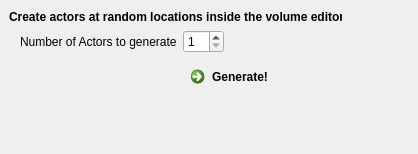
<?xml version="1.0" encoding="UTF-8"?>
<ui version="4.0">
 <class>RandomActorGenerator</class>
 <widget class="QDockWidget" name="RandomActorGenerator">
  <property name="geometry">
   <rect>
    <x>0</x>
    <y>0</y>
    <width>418</width>
    <height>154</height>
   </rect>
  </property>
  <property name="minimumSize">
   <size>
    <width>418</width>
    <height>137</height>
   </size>
  </property>
  <property name="windowTitle">
   <string>Random Actor Generator</string>
  </property>
  <widget class="QWidget" name="dockWidgetContents">
   <widget class="QLabel" name="label_3">
    <property name="geometry">
     <rect>
      <x>9</x>
      <y>9</y>
      <width>333</width>
      <height>16</height>
     </rect>
    </property>
    <property name="font">
     <font>
      <weight>75</weight>
      <bold>true</bold>
     </font>
    </property>
    <property name="text">
     <string>Create actors at random locations inside the volume editor</string>
    </property>
   </widget>
   <widget class="QWidget" name="formLayoutWidget">
    <property name="geometry">
     <rect>
      <x>20</x>
      <y>30</y>
      <width>331</width>
      <height>71</height>
     </rect>
    </property>
    <layout class="QFormLayout" name="formLayout">
     <property name="fieldGrowthPolicy">
      <enum>QFormLayout::AllNonFixedFieldsGrow</enum>
     </property>
     <item row="0" column="0">
      <widget class="QLabel" name="label_2">
       <property name="text">
        <string>Number of Actors to generate</string>
       </property>
      </widget>
     </item>
     <item row="0" column="1">
      <widget class="QSpinBox" name="mNumActorsToGenerate">
       <property name="sizePolicy">
        <sizepolicy hsizetype="Fixed" vsizetype="Fixed">
         <horstretch>0</horstretch>
         <verstretch>0</verstretch>
        </sizepolicy>
       </property>
       <property name="minimum">
        <number>1</number>
       </property>
      </widget>
     </item>
     <item row="2" column="1">
      <widget class="QCommandLinkButton" name="mGenerateBtn">
       <property name="text">
        <string>Generate!</string>
       </property>
      </widget>
     </item>
    </layout>
   </widget>
  </widget>
 </widget>
 <resources/>
 <connections/>
</ui>
